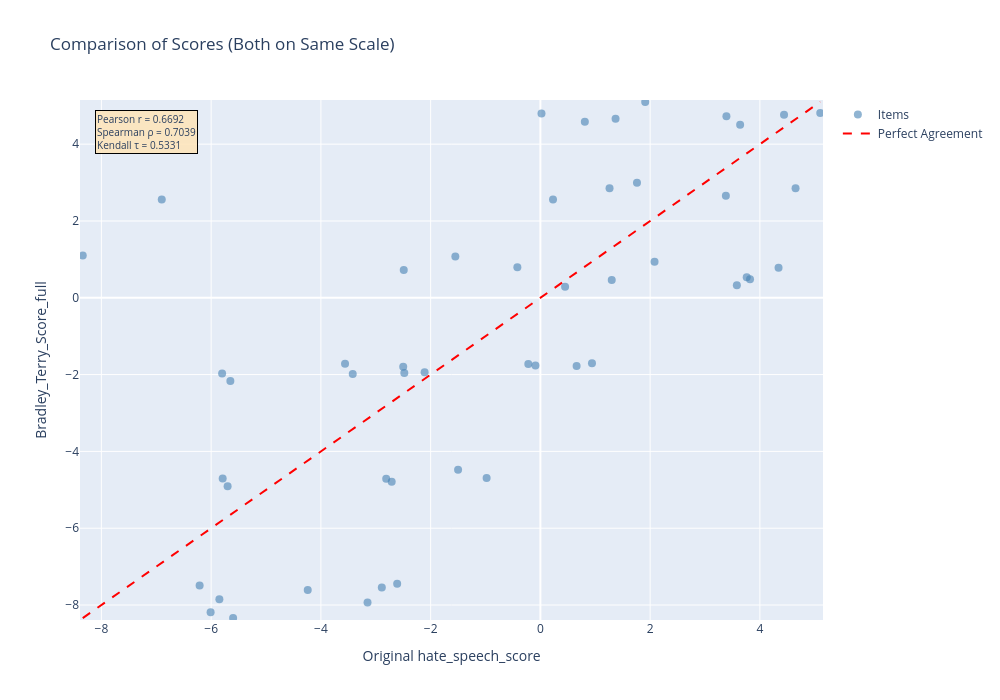

Notebook cell for this chart:
### Code cell
# Load the scored data if not already in memory
scored_data = p.scored_df.copy()

# 1. Basic correlation analysis
correlation = scored_data['Bradley_Terry_Score_full_gpt-5.4-nano'].corr(scored_data['hate_speech_score'])
print(f"Pearson Correlation: {correlation:.4f}")

# 2. Additional correlation metrics
from scipy.stats import spearmanr, kendalltau
spearman_corr, spearman_p = spearmanr(scored_data['Bradley_Terry_Score_full_gpt-5.4-nano'], 
                                       scored_data['hate_speech_score'])
kendall_corr, kendall_p = kendalltau(scored_data['Bradley_Terry_Score_full_gpt-5.4-nano'], 
                                      scored_data['hate_speech_score'])
print(f"Spearman Correlation: {spearman_corr:.4f} (p-value: {spearman_p:.4f})")
print(f"Kendall Correlation: {kendall_corr:.4f} (p-value: {kendall_p:.4f})")

# 3. Summary statistics comparison
print("\Bradley_Terry_Score_full_gpt-5.4-nano:")
print(scored_data['Bradley_Terry_Score_full_gpt-5.4-nano'].describe())
print("\nhate_speech_score:")
print(scored_data['hate_speech_score'].describe())

# 4. Scatter plot comparison with Plotly
import plotly.graph_objects as go

# Function to wrap text
def wrap_text(text, width=60):
    """Wrap text to a specified width with line breaks"""
    if pd.isna(text):
        return "N/A"
    text = str(text)
    words = text.split()
    lines = []
    current_line = []
    current_length = 0
    
    for word in words:
        if current_length + len(word) + 1 > width and current_line:
            lines.append(' '.join(current_line))
            current_line = [word]
            current_length = len(word)
        else:
            current_line.append(word)
            current_length += len(word) + 1
    
    if current_line:
        lines.append(' '.join(current_line))
    
    return '<br>'.join(lines)

# Apply text wrapping
scored_data['text_wrapped'] = scored_data['text'].apply(wrap_text)

# Get the range of the original hate_speech_score
min_score = scored_data['hate_speech_score'].min()
max_score = scored_data['hate_speech_score'].max()

# Create the scatter plot
fig = go.Figure()

# Add scatter points
fig.add_trace(go.Scatter(
    x=scored_data['hate_speech_score'],
    y=scored_data['Bradley_Terry_Score_full_gpt-5.4-nano'],
    mode='markers',
    marker=dict(size=8, opacity=0.6, color='steelblue'),
    text=scored_data['text_wrapped'],
    hovertemplate='<b>Original Score:</b> %{x:.3f}<br>' +
                  '<b>Bradley-Terry Score:</b> %{y:.3f}<br>' +
                  '<b>Text:</b><br>%{text}<br>' +
                  '<extra></extra>',
    name='Items'
))

# Add perfect agreement line
fig.add_trace(go.Scatter(
    x=[min_score, max_score],
    y=[min_score, max_score],
    mode='lines',
    line=dict(color='red', dash='dash'),
    name='Perfect Agreement',
    hoverinfo='skip'
))

# Update layout
correlation_text = (f'Pearson r = {correlation:.4f}<br>'
                   f'Spearman ρ = {spearman_corr:.4f}<br>'
                   f'Kendall τ = {kendall_corr:.4f}')

fig.update_layout(
    title='Comparison of Scores (Both on Same Scale)',
    xaxis_title='Original hate_speech_score',
    yaxis_title='Bradley_Terry_Score_full',
    hovermode='closest',
    width=1000,
    height=700,
    annotations=[dict(
        text=correlation_text,
        x=0.02,
        y=0.98,
        xref='paper',
        yref='paper',
        showarrow=False,
        bgcolor='rgba(255, 228, 181, 0.8)',
        bordercolor='black',
        borderwidth=1,
        font=dict(size=10),
        align='left'
    )]
)

fig.update_xaxes(range=[min_score - 0.05, max_score + 0.05])
fig.update_yaxes(range=[min_score - 0.05, max_score + 0.05])

fig.show()

# 5. Calculate residuals/difference
scored_data['score_difference'] = scored_data['Bradley_Terry_Score_full_gpt-5.4-nano'] - scored_data['hate_speech_score']
print(f"\nMean Difference (BT - orig): {scored_data['score_difference'].mean():.4f}")
print(f"Std Dev of Difference (BT - orig): {scored_data['score_difference'].std():.4f}")

### Figure 1 — Plotly figure (JSON) as saved in the notebook; plotly's stock layout.template omitted (floating-point values rounded to 4 significant figures)
{"data": [{"hovertemplate": "<b>Original Score:</b> %{x:.3f}<br><b>Bradley-Terry Score:</b> %{y:.3f}<br><b>Text:</b><br>%{text}<br><extra></extra>", "marker": {"color": "steelblue", "opacity": 0.6, "size": 8}, "mode": "markers", "name": "Items", "text": ["Got it. Thanks for the clarifying and congrats for you on<br>being open and proud about your sexuality. It's a hard<br>journey for many to accept and is a beautiful thing when<br>people can be open and confident about who they truly are!", "URL helping the rohingya refugees is also another cause<br>that you could also spend your time on ❤️ be kind", "That's why that one came here, went through the difficult<br>process of getting a green card, waited for citizenship, got<br>citizenship, became a part of her community, won election to<br>the a Minnesota House, and won election to the US House.<br>Sounds pretty much like she must love this country.", "New Issue from the @GaDjournal on Humanitarian Action and<br>Crisis Response, looking at cutting-edge insights on<br>innovative humanitarian programming aiming to advance<br>women's rights and gender equality URL URL", "Fellow trans girl here! Love and support confirmed!", "Wait— Dudes are clowning this kid and calling him gay for<br>wearing pink? Ya really not comfortable with your own<br>sexuality and it shows. I think this fit is dumb cute. URL", "Such an amazing culture and religion, they're so emotional<br>but benevolent! ♥ South America has a large following of<br>Yoruba religions (Umbanda and Candomblé) and the<br>celebrations are incredible.", "As a Pale white Algerian, I frequently play on the American<br>server for Overwatch, and almost everyone assumes I am<br>Black, and are surprised or don't believe me when i say I am<br>actually white with dark blond hair and dark green eyes!<br>There is great diversity in Africa, people by know should<br>know.", "That sounds epic!!! Almost All my friends at school know<br>and i havent flat out told my parents but they know I'm not<br>straight.", "Very sad to hear the news of the demise of respected former<br>foreign minister @SushmaSwaraj ji She did not discriminate<br>against anyone, be it Pakistan or Indian, but helped every<br>person Today, Indian politics and BJP have lost a leader of<br>good personality.(1/1) #RIPSushmaSwaraj ji URL", "O Allah, forgive him and elevate his station among those<br>who are guided. Send him along the path of those who came<br>before, and forgive us and him, O Lord of the worlds.<br>Enlarge for him his grave and shed light upon him in it. URL", "Meet the 23-Year-Old Indian Origin Doctor Bhasha Mukherjee,<br>Who Is Now 'Miss England' URL", "Literally anything racist or with the nword", "America God Said Stop Abortions. He is not joking!!!!!! For<br>Full prophecy go to King of Glory Ministries on YouTube", "Yeah, like I said I agree with that point. Neuer, Lahm,<br>Boateng, Schweinsteiger, Müller is still a big group of<br>players that were important for the WC win and shaped<br>Bayern.", "Straight white Male but Fuckin love this song. \"Why men<br>great till they gotta be great?\" No Idea still tryin to<br>figure that out myself.", "Me too! It's the 21st century and they still haven't<br>learned anything from Dr. Martin Luther King!", "Tall guys love em cos they love us back. And most<br>times...we give the energy we get. 😍 URL", "NTA. You should tell your Dad why you're really angry with<br>him. He straight up abandoned you for another family and<br>tried to make it sound like he was doing something virtuous.<br>Bully kid propaby did need a father figure, but so did you.<br>You have every right to be angry. But, if letting your Dad<br>continue to believe you're a homophobe makes it easier for<br>you to deal with him then dont say anything.", "happy pride, one year, I volunteered for our city's pride<br>parade and I remember thinking that it was the first time in<br>my life that I was the sexual minority (I'm a heterosexual),<br>as everyone around me was LGBT. This was just for a weekend<br>and I'm an adult so I can imagine a child or a teen who<br>lives that every day could find that very challenging.", "The only due process is deportation. Seriously people?<br>There should never be any RIGHTS guaranteed to any ILLEGAL<br>other than a bus ride back to the country they snuck over<br>the boarder from.", "Yeah, not like those liberated hollywood types who just<br>rape women and children. Definitely morally superior.", "White nationalists will be always be that, deplorables in<br>every sense, and the people that say they are not, are<br>either liars or idiots, enjoy while it last, it won't be<br>long anyway. I am tired of them and idiots scare me more<br>than al-queda at this point, so guess who I want gone by<br>now. , I want the hypocrite liars and real evil people dead<br>or in healing forever, but the rest of idiots? Want to be<br>merciful with them, just gone and ever come back..", "@CarmineSabia Name muslim terrorist when they attack ill<br>wait the second shooting was donw by a leftt dem you lot<br>will be silenced on that one though", "Libtard self-hating unhappy women pretending. and falsely<br>claiming to be \"religious conservative women\" replying to<br>that article complaining about it's findings, it's so<br>obvious", "No, he's giving arms to Saudi Arabia. You know, the one's<br>who killed a journalist because he called them out on their<br>evil, and where the vast majority of terrorists usually come<br>from. Last time I checked, Mexicans didn't bring down the<br>Trade Center towers, did they, princess? URL", "Woman: Cries Early 20th century psychiatrist: She's<br>mentally ill, put her in the insane asylum!", "Bitch I ain't hit u up don't that tell you I don't want you<br>no more", "No bitch apply enough pressure to make me feel insecure<br>about myself I'm sorry you can be coldest bitch Inna world I<br>still feel like I'm that bitch PERIODTTT❗️❗️❗️", "You must have some pretty weird cats ngl", "@r4ndie98 Gay ass cunt!", "MemeriTV: \"The US is a filthy whore dog of Israel!\"", "I'll fuck your face while I abuse your tits and slap your<br>pussy until I've drained every drop of cum out of my balls", "Because Muslims are the most visible brown people. People<br>like you who suck white people's dick are hopeless.", "Go kill yourself you giving a bad rep for all minorities<br>you fucking cum licker , dick chomper , big red", "Whore knows her place as a man's sex object URL", "@realDonaldTrump This is what the UK Really thinks of<br>you... There were no large cheering & flag waving crowds...<br>There were thousands of JEERING men women & children in<br>protest that you set foot on our soil! #TrumpUKVisit<br>#TrumpProtest #Mueller URL", "retards. My god are these people ducking retarded. Maybe<br>your girl will lose interest in your fat dumbass cause these<br>people are pieces of shit. I don't mistreat my girl and I<br>don't even talk down on her.", "Agreed. Never listen to the deception out the christians<br>mouths. They are wicked liars and worship the devil. The<br>words 'sick' is meant to me good. The word 'come' is also a<br>dirty word.. They celebrate pagan religions. 4:20 is hitlers<br>birthday..", "Bitch in the white had cotton mouth bad didn't she, lil<br>thirsty ass", "@freetobe66 @michaelbeatty3 @1Romans58 @realDonaldTrump I<br>Will Be Damned If My Federal Tax Dollars Will Be Used To<br>Give Scum Sucking Illegals Free Health Insurance. They<br>Should Be Terminated At The Border", "Yea we should just go ahead and blow that shit hole of a<br>country up.", "wow what a retardedly retarded retard", "@CardDominant here to spoil but you're talking shit ?? Shut<br>the fuck up. Can't even show your ugly ass face cause you're<br>probably some old fucking hag who has a clit instead of a<br>dick. Blocked again.", "see this is why aliens wont come here well just call them<br>weird and enslave them or kill them all", "MGTOW is fucking gay why don't you just castrate yourself", "Hope he gets PTSD when I rip Fattys intestines out of his<br>asshole.", "Beat it out of her, or throw her to the curb. No use for<br>uppity niggers.", "this stupid bitch im gonna clock her over the head with a<br>masonry hammer until she passes out and lock her inside a<br>grandfather clock and rape her with a pendulum and keep her<br>there until she starves to die", "JESUStheATHEIST1 throwing gays off roofs? Come back when ur<br>sober guy"], "type": "scatter", "x": [-5.65, -5.6, -5.79, -6.21, -8.34, -6.9, -5.7, -5.8, -6.01, -5.85, -3.15, -2.81, -2.49, -2.61, -2.71, -3.56, -2.5, -4.24, -3.42, -2.89, -0.09, 0.02, -1.55, -0.22, -0.42, -0.98, 0.23, -1.5, -2.11, -2.48, 0.94, 2.08, 1.37, 0.66, 1.91, 1.26, 0.45, 1.76, 0.81, 1.3, 4.65, 3.82, 3.38, 3.58, 5.1, 3.39, 4.44, 3.76, 3.64, 4.34], "y": [-2.168, -8.34, -4.703, -7.491, 1.098, 2.56, -4.909, -1.972, -8.185, -7.847, -7.937, -4.715, 0.725, -7.443, -4.788, -1.719, -1.793, -7.612, -1.981, -7.545, -1.766, 4.8, 1.078, -1.726, 0.7977, -4.693, 2.557, -4.475, -1.938, -1.96, -1.705, 0.941, 4.664, -1.778, 5.1, 2.851, 0.2845, 2.992, 4.582, 0.4658, 2.853, 0.4853, 2.659, 0.327, 4.814, 4.726, 4.763, 0.534, 4.509, 0.7829]}, {"hoverinfo": "skip", "line": {"color": "red", "dash": "dash"}, "mode": "lines", "name": "Perfect Agreement", "type": "scatter", "x": [-8.34, 5.1], "y": [-8.34, 5.1]}], "layout": {"annotations": [{"align": "left", "bgcolor": "rgba(255, 228, 181, 0.8)", "bordercolor": "black", "borderwidth": 1, "font": {"size": 10}, "showarrow": false, "text": "Pearson r = 0.6692<br>Spearman ρ = 0.7039<br>Kendall τ = 0.5331", "x": 0.02, "xref": "paper", "y": 0.98, "yref": "paper"}], "height": 700, "hovermode": "closest", "title": {"text": "Comparison of Scores (Both on Same Scale)"}, "width": 1000, "xaxis": {"range": [-8.39, 5.15], "title": {"text": "Original hate_speech_score"}}, "yaxis": {"range": [-8.39, 5.15], "title": {"text": "Bradley_Terry_Score_full"}}}}
